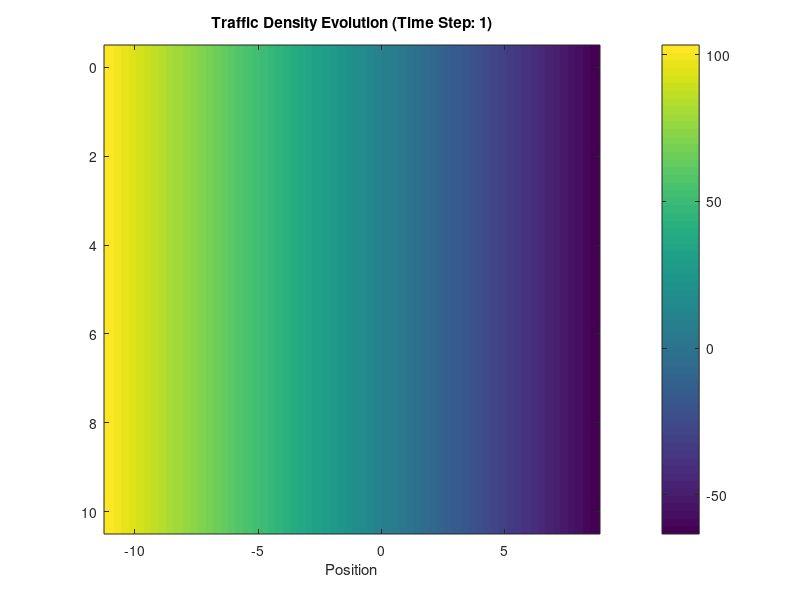

Reproduce this figure in MATLAB. (Note: this script raises an error after producing the figure.)
clc; clear all;
%Red Light to Green Light
L = 10;             
vmax = 120;           
p0 = 20;  
pmax = p0;
dt = 0.01;          
timesteps = 1000;    

x = linspace(-L , L, 200);    
p = zeros(size(x));         
p(1:end) = p0;    

figure;

for t = 1:timesteps
    v = vmax * (1 - 2 * p / pmax);
    dx = v * dt;
    x = x + dx;
    p = (pmax / 2) * (1 - x ./ (vmax * t * dt));
    
    p(x < -vmax*t) = pmax;
    p(x > vmax*t) = 0;
    
    imagesc(x, [0 L], p);
    xlabel('Position');
    title(['Traffic Density Evolution (Time Step: ' num2str(t) ')']);
    colorbar;
    clim([0 pmax]);
    drawnow;
end
